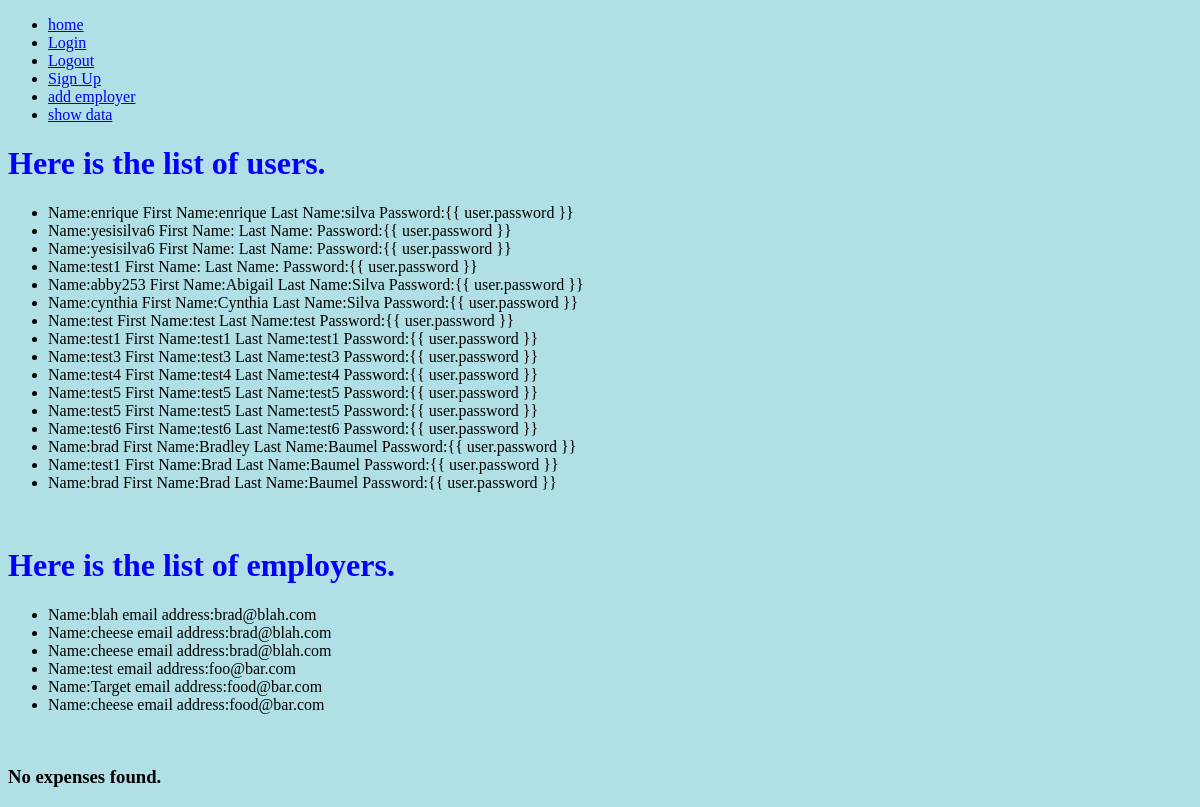
/showdata/, run on an earlier commit of the app's database.
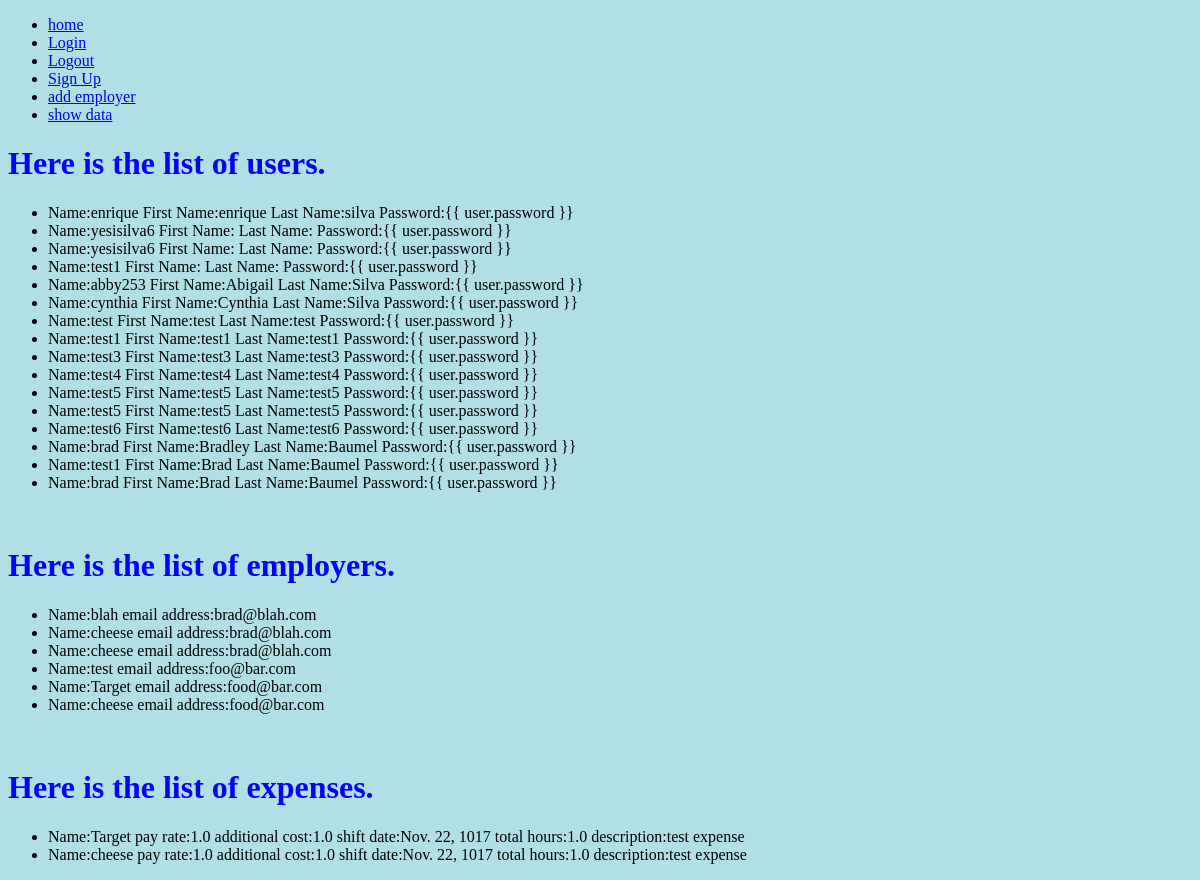
And on a later commit of the database.
### polls/models.py (models this page shows, shortened)
class User(models.Model):
    first_name = models.CharField(max_length=30)
    last_name = models.CharField(max_length=30)
    user_name = models.CharField(max_length=30)
    password = models.CharField(max_length=30)

class Employer(models.Model):
    company_name = models.CharField(max_length=30)
    email_address = models.EmailField()
    def __str__(self):
        return self.company_name

class Expense(models.Model):
    company = models.ForeignKey(Employer, on_delete=models.CASCADE)
    pay_rate = models.FloatField()
    additional_cost = models.FloatField()
    shift_date = models.DateField()
    total_hours = models.FloatField()
    description = models.CharField(max_length=200)

### polls/views.py (the view)
# urls.py: url(r'^showdata/$', views.showdata, name='showdata'),
def showdata(request):
    all_users = User.objects.all()
    employer = Employer.objects.all()
    expense = Expense.objects.all()
    return render(request, 'polls/showdata.html', {'all_users': all_users, 'employer': employer,
                                                   'expense': expense})

### polls/templates/polls/showdata.html (shortened to what this page needs)
<!DOCTYPE html>
<html>
<head>
    {% if all_users %}
    <div id="nav">
        <ul>
            <li><a href="/">home</a></li>
            <li><a href="http://localhost:8000/login">Login</a></li>
            <li><a href="http://localhost:8000/logout">Logout</a></li>
            <li><a href="http://localhost:8000/register">Sign Up</a></li>
            <li><a href="http://localhost:8000/employer_add">add employer</a></li>
            <li><a href="http://localhost:8000/showdata">show data</a></li>
        </ul>
    </div>
    <h1>Here is the list of users.</h1>
    <ul>
        {% for user in all_users %}
        <li> Name:{{ user.user_name }} First Name:{{ user.first_name }} Last Name:{{ user.last_name }} Password:{{
            user.password }}
        </li>
        {% endfor %}
    </ul>
    {% else %}
    <h3> No users found.</h3>
    {% endif %}
    <br>
    {% if employer %}
    <h1>Here is the list of employers.</h1>
    <ul>
        {% for user in employer %}
        <li> Name:{{ user.company_name }} email address:{{ user.email_address }}</li>
        {% endfor %}
    </ul>
    {% else %}
    <h3> No employer found.</h3>
    {% endif %}
    <br>
    {% if expense %}
    <h1>Here is the list of expenses.</h1>
    <ul>
        {% for user in expense %}
        <li> Name:{{ user.company }} pay rate:{{ user.pay_rate }}
        additional cost:{{ user.additional_cost }} shift date:{{ user.shift_date }}
        total hours:{{ user.total_hours }} description:{{ user.description }}</li>
        {% endfor %}
    </ul>
    {% else %}
    <h3> No expenses found.</h3>
    {% endif %}
</head>
</html>

### polls/templates/polls/showdata.html (style rules this page uses)
h1 { color: blue; }

What changed in the data, as far as the page shows it:
added Expense: company "Target", pay_rate "1.0", additional_cost "1.0", shift_date "Nov. 22, 1017", total_hours "1.0", description "test expense"
added Expense: company "cheese", pay_rate "1.0", additional_cost "1.0", shift_date "Nov. 22, 1017", total_hours "1.0", description "test expense"
Also different on the page:
text no longer shown: "No expenses found."
text now shown: "Here is the list of expenses."
